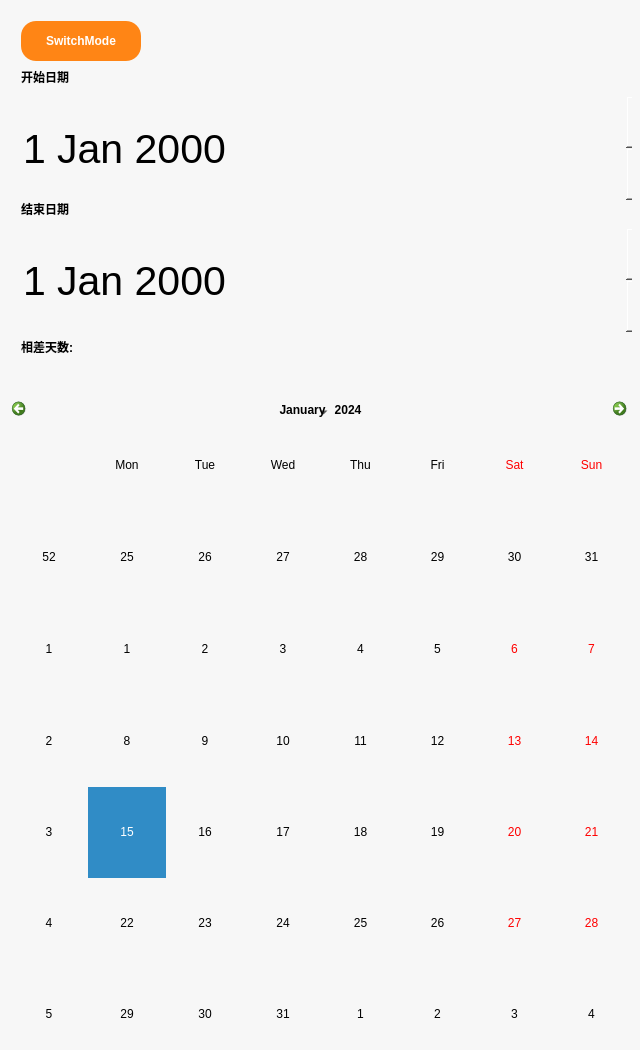
<?xml version="1.0" encoding="UTF-8"?>
<ui version="4.0">
 <class>CalDayClass</class>
 <widget class="QWidget" name="CalDayClass">
  <property name="geometry">
   <rect>
    <x>0</x>
    <y>0</y>
    <width>640</width>
    <height>1050</height>
   </rect>
  </property>
  <property name="minimumSize">
   <size>
    <width>640</width>
    <height>1050</height>
   </size>
  </property>
  <property name="maximumSize">
   <size>
    <width>640</width>
    <height>1050</height>
   </size>
  </property>
  <property name="windowTitle">
   <string>CalDay</string>
  </property>
  <property name="styleSheet">
   <string notr="true">*
{
border:none;
background-color:rgb(247,247,247)
}</string>
  </property>
  <widget class="QCalendarWidget" name="calendarWidget">
   <property name="geometry">
    <rect>
     <x>10</x>
     <y>400</y>
     <width>620</width>
     <height>660</height>
    </rect>
   </property>
   <property name="minimumSize">
    <size>
     <width>620</width>
     <height>660</height>
    </size>
   </property>
   <property name="maximumSize">
    <size>
     <width>620</width>
     <height>660</height>
    </size>
   </property>
   <property name="styleSheet">
    <string notr="true">border-radius:15px ;color:rgb(0,0,0) </string>
   </property>
  </widget>
  <widget class="QWidget" name="">
   <property name="geometry">
    <rect>
     <x>10</x>
     <y>10</y>
     <width>622</width>
     <height>364</height>
    </rect>
   </property>
   <layout class="QGridLayout" name="gridLayout">
    <item row="0" column="0" colspan="2">
     <widget class="QPushButton" name="pushButton">
      <property name="minimumSize">
       <size>
        <width>120</width>
        <height>40</height>
       </size>
      </property>
      <property name="maximumSize">
       <size>
        <width>120</width>
        <height>40</height>
       </size>
      </property>
      <property name="font">
       <font>
        <family>Microsoft YaHei UI</family>
        <weight>75</weight>
        <bold>true</bold>
       </font>
      </property>
      <property name="styleSheet">
       <string notr="true">border-radius:15px;background-color:rgb(255,133,21);color:rgb(255,255,255)</string>
      </property>
      <property name="text">
       <string>SwitchMode</string>
      </property>
     </widget>
    </item>
    <item row="1" column="0">
     <widget class="QLabel" name="label">
      <property name="minimumSize">
       <size>
        <width>75</width>
        <height>20</height>
       </size>
      </property>
      <property name="maximumSize">
       <size>
        <width>75</width>
        <height>20</height>
       </size>
      </property>
      <property name="font">
       <font>
        <family>Microsoft YaHei UI</family>
        <weight>75</weight>
        <bold>true</bold>
       </font>
      </property>
      <property name="text">
       <string>开始日期</string>
      </property>
     </widget>
    </item>
    <item row="2" column="0" colspan="2">
     <widget class="QDateEdit" name="dateEdit">
      <property name="minimumSize">
       <size>
        <width>620</width>
        <height>110</height>
       </size>
      </property>
      <property name="maximumSize">
       <size>
        <width>620</width>
        <height>110</height>
       </size>
      </property>
      <property name="font">
       <font>
        <family>Microsoft YaHei UI</family>
        <pointsize>31</pointsize>
       </font>
      </property>
      <property name="styleSheet">
       <string notr="true">border-radius:15px ;</string>
      </property>
     </widget>
    </item>
    <item row="3" column="0">
     <widget class="QLabel" name="label_2">
      <property name="minimumSize">
       <size>
        <width>75</width>
        <height>20</height>
       </size>
      </property>
      <property name="maximumSize">
       <size>
        <width>75</width>
        <height>20</height>
       </size>
      </property>
      <property name="font">
       <font>
        <family>Microsoft YaHei UI</family>
        <weight>75</weight>
        <bold>true</bold>
       </font>
      </property>
      <property name="text">
       <string>结束日期</string>
      </property>
     </widget>
    </item>
    <item row="4" column="0" colspan="2">
     <widget class="QDateEdit" name="dateEdit_2">
      <property name="minimumSize">
       <size>
        <width>620</width>
        <height>110</height>
       </size>
      </property>
      <property name="maximumSize">
       <size>
        <width>620</width>
        <height>110</height>
       </size>
      </property>
      <property name="font">
       <font>
        <family>Microsoft YaHei UI</family>
        <pointsize>31</pointsize>
        <italic>false</italic>
        <underline>false</underline>
        <strikeout>false</strikeout>
       </font>
      </property>
      <property name="styleSheet">
       <string notr="true">border-radius:15px ;</string>
      </property>
     </widget>
    </item>
    <item row="5" column="0">
     <widget class="QLabel" name="label_3">
      <property name="minimumSize">
       <size>
        <width>75</width>
        <height>32</height>
       </size>
      </property>
      <property name="maximumSize">
       <size>
        <width>75</width>
        <height>32</height>
       </size>
      </property>
      <property name="font">
       <font>
        <family>Microsoft YaHei UI</family>
        <weight>75</weight>
        <bold>true</bold>
       </font>
      </property>
      <property name="text">
       <string>相差天数:</string>
      </property>
     </widget>
    </item>
    <item row="5" column="1">
     <widget class="QLabel" name="label_4">
      <property name="minimumSize">
       <size>
        <width>0</width>
        <height>32</height>
       </size>
      </property>
      <property name="maximumSize">
       <size>
        <width>16777215</width>
        <height>32</height>
       </size>
      </property>
      <property name="text">
       <string/>
      </property>
     </widget>
    </item>
   </layout>
  </widget>
 </widget>
 <layoutdefault spacing="6" margin="11"/>
 <resources>
  <include location="Calculator.qrc"/>
 </resources>
 <connections/>
</ui>
